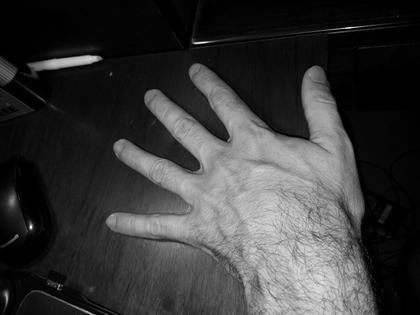
%> input picture Lista 3/Imagens/im_in.bmp, 420 x 315 px, shrunk from 653 x 490 before the run
$ octave exercicio_4.m   (GNU Octave 9; MATLAB toolbox functions it lacks are replaced by stand-ins)
%> lines starting %> are read from the running program, lines starting %| are printed output that depends on the picture

% Leitura da imagem original
im_in = imread('Lista 3/Imagens/im_in.bmp');
%> im_in is the input picture: size 315x420 uint8; min 0, max 248, mean 57.1
im_out = im_in;

[linhas, colunas] = size(im_in);
%> linhas = 315; colunas = 420
k = zeros(1, 256);

for i = 1:linhas
    for j = 1:colunas
        % Pega o valor do pixel (0 a 255)
        valor_pixel = double(im_in(i, j));
        % Adiciona 1 no histograma desse valor de pixel
        k(valor_pixel + 1) =  k(valor_pixel + 1) + 1;
    end
end
%> after the loop, k = 256 values, max 10273 at index 1, min 0 at index 227, mean 516.8
for i = 1:256
    % Calcula a probabilidade de cada valor de pixel
    h(i) = (1/(linhas*colunas)) * k(i);
end
%> after the loop, h = 256 values, max 0.0776 at index 1, min 0 at index 227, mean 0.00391

% Criação da figura para comparação
figure('Name', 'Comparação da Imagem', 'NumberTitle', 'off');

% Exibição da imagem original
subplot(1, 2, 1);
imshow(im_in);
title('Imagem Original');

% Exibição da imagem processada
subplot(1, 2, 2);
bar(0:255, h);
xlim([0 255]);
title('Histograma Calculado');
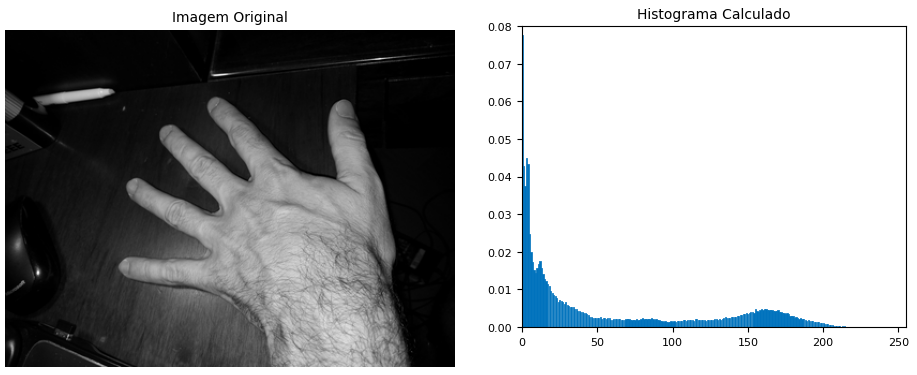
%> figure redrawn from the program's plot data, 2 panels

pause;
